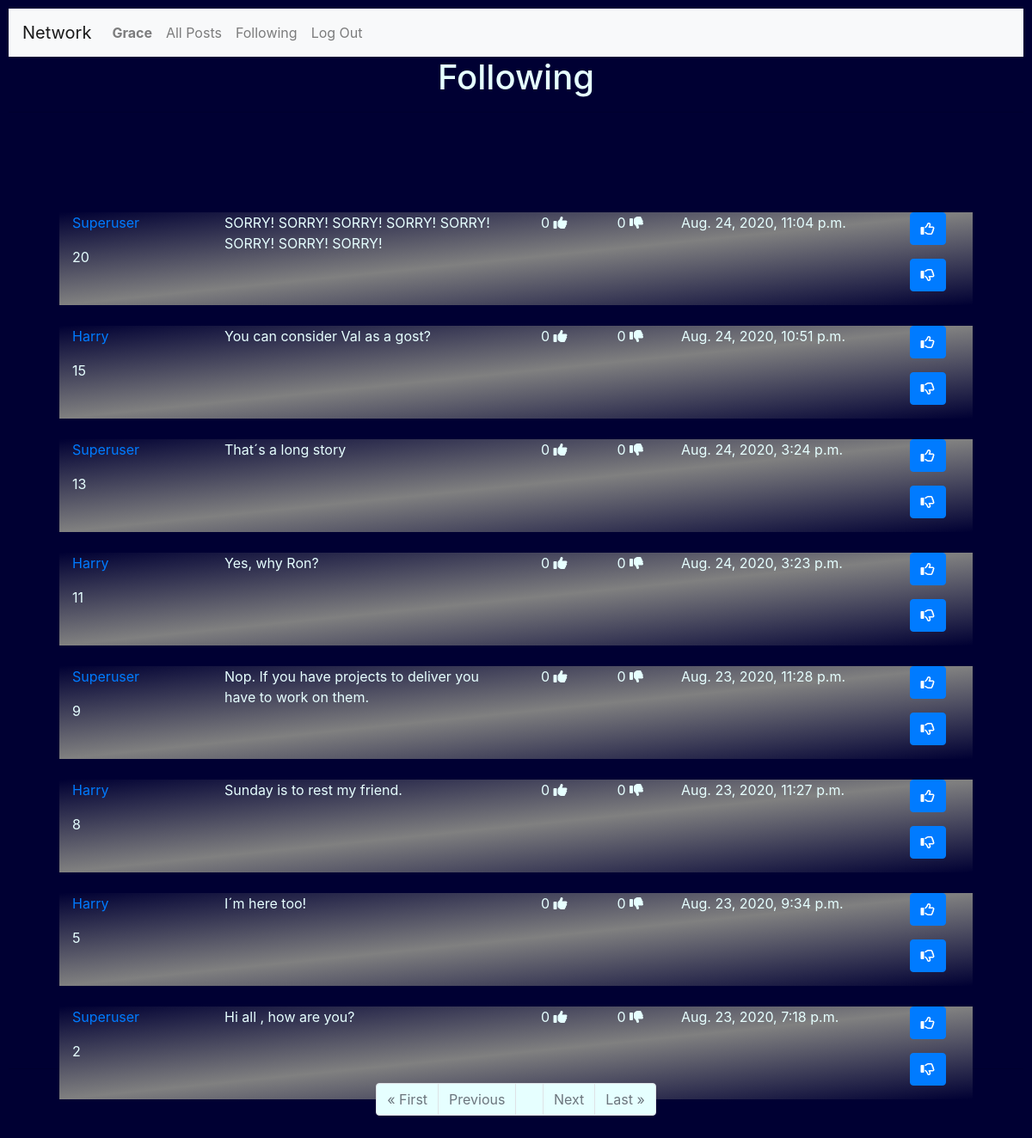
The page /following (signed in) on the database its author committed.
### network/models.py (models this page shows, shortened)
class User(AbstractUser):
    pass

class Posts(models.Model):
    User = models.ForeignKey('User', on_delete = models.CASCADE)
    Post = models.TextField(max_length=255)
    Date = models.DateTimeField(auto_now_add=True)
    Likes = models.IntegerField(blank=True, null=True)
    Unlikes = models.IntegerField(blank=True, null=True)

### network/views.py (the view)
# urls.py: path("following", views.following_view, name="following"),
@login_required
def following_view(request):
    FPL = []
    profile= []
    following = []
    posts = []
    postchoose = []
    if request.user.is_authenticated:
          posts = Posts.objects.all().order_by('-Date')
          user = request.user.id
          username = request.user.username
          seguindo = Profile.objects.filter(Follower=user)
          print(user, username )
          for row in posts:
              for s in seguindo:
                  if row.User == s.User:
                      FPL.append(row)
          paginator = Paginator(FPL, 10)
          page_number = request.GET.get('page')
          page_itens = paginator.get_page(page_number)
          print("FOLLOWING PAGE")
          print(paginator.count , paginator.num_pages )
          print(page_itens)
    else:
        context={
            "Message": "Please Login or join our Network",
        }
        return render(request, "network/login.html", context)
    context = {
         "page_obj" : page_itens,
         "NewPostForm":NewPostForm(),
    }
    return render(request, "network/following.html", context)

### network/templates/network/following.html (shortened to what this page needs)
{% extends "network/layout.html" %}
{% load static %}
{% block body %}
  <h1>Following </h1>
  <hr>
{% if page_obj|length > 0 %}
        {% for Post in page_obj %}
            <div class="container" style="width:90%; position:relative; top:100px;background-image: linear-gradient(to top left, #000033, gray,	 #000033 );">
                <div class="row"  width="1700px">
                    <div class="col-lg-2">
                        <p><a href= "{% url 'network:profile' Post.User %}"  >  {{Post.User |title}} </a>
                        <p>  {{Post.id}}</p>
                    </div>
                    <div class="col-lg-4">
                         <p> {{Post.Post}} </p>
                    </div>
                    <div class="col-lg-1" style="text-align: center;">
                         {%if Post.Likes == None%}
                             <p> 0 <i class="fas fa-thumbs-up"></i></p>
                         {% else %}
                              <p> {{ Post.Likes }}  <i class="fas fa-thumbs-up"></i></p>
                         {% endif %}
                    </div>
                    <div class="col-lg-1" style="text-align: center;">
                         {%if Post.Unlikes  == None%}
                              <p> 0  <i class="fas fa-thumbs-down"></i></p>
                         {% else %}
                              <p> {{ Post.Unlikes }}  <i class="fas fa-thumbs-down"></i></p>
                          {% endif %}
                    </div>
                    <div class="col-lg-3">
                       <p> {{Post.Date}} </p>
                    </div>
                    <div class="col-lg-1">
                       <p> <button class="btn btn-primary" id="likes-{{Post.id}}" onclick="likepost({{Post.id}},'profile')">
                            <i class="far fa-thumbs-up"></i>
                           </button></p>
                       <p> <button class="btn btn-primary" id="unlikes-{{Post.id}}" onclick="unlikepost({{Post.id}},'profile')">
                            <i class="far fa-thumbs-down"></i>
                           </button></p>
                    </div>
                </div>
            </div>
            <br>
        {% endfor %}
        <br>
        <hr>
        <form>
           <div class="container" >
              <ul class="pagination justify-content-center"  >
                  {% if page_obj.has_previous %}
                            <li class="page-item"><a href="?page=1" class="page-link" style="background-color:#e6ffff;">&laquo; First</a></li>
                            <li class="page-item"><a href="?page={{ page_obj.previous_page_number }}" class="page-link" style="background-color:#e6ffff;">Previous</a></li>
                  {% else %}
                        <li class="page-item disabled"><a class="page-link" style="background-color:#e6ffff;">&laquo; First</a></li>
                        <li class="page-item disabled"><a class="page-link" style="background-color:#e6ffff;">Previous</a></li>
                  {% endif %}
                  {% if page_obj.number %}
                        <li class="page-item"><a class="page-link" style="background-color:#e6ffff;">{{ page_obj.number }}</a></li>
                  {% else %}
                        <li class="page-item"><a class="page-link" style="background-color:#e6ffff;">0</a></li>
                  {% endif %}
                  {% if page_obj.has_next %}
                        <li class="page-item"><a href="?page={{ page_obj.next_page_number }}" class="page-link" style="background-color:#e6ffff;">Next</a></li>
                        <li class="page-item"><a href="?page={{ page_obj.paginator.num_pages }}" class="page-link" style="background-color:#e6ffff;">Last &raquo;</a></li>
                  {% else %}
                        <li class="page-item disabled"><a class="page-link" style="background-color:#e6ffff;">Next</a></li>
                        <li class="page-item disabled"><a class="page-link" style="background-color:#e6ffff;">Last &raquo;</a></li>
                  {% endif %}
            </ul>
          </div>
        </form>
    {% endif %}
    {% endblock %}

### network/templates/network/layout.html (shortened to what this page needs)
{% load static %}
<!DOCTYPE html>
<html lang="en">
    <head>
        <link rel="stylesheet" href="https://stackpath.bootstrapcdn.com/bootstrap/4.4.1/css/bootstrap.min.css">
        <link rel="stylesheet" href="https://cdnjs.cloudflare.com/ajax/libs/font-awesome/4.7.0/css/font-awesome.min.css">
        <link href="{% static 'network/styles.css' %}" rel="stylesheet">
    </head>
    <body>
        <nav class="navbar navbar-expand-lg navbar-light bg-light" >
            <a class="navbar-brand" href="#">Network</a>
            <div style="color : #000033;">
              <ul class="navbar-nav mr-auto">
                {% if user.is_authenticated %}
                    <li class="nav-item">
                        <a class="nav-link" href="{% url 'network:profile' user.username  %}"><strong>{{ user.username |title}}</strong></a>
                    </li>
                {% endif %}
                <li class="nav-item">
                  <a class="nav-link" href="{% url 'network:index' %}">All Posts</a>
                </li>
                {% if user.is_authenticated %}
                    <li class="nav-item">
                        <a class="nav-link" href="{% url 'network:following' %}">Following</a>
                    </li>
                    <li class="nav-item">
                        <a class="nav-link" href="{% url 'network:logout' %}">Log Out</a>
                    </li>
                {% endif %}
              </ul>
            </div>
          </nav>
        <div class="body">
            {% block body %}
            {% endblock %}
        </div>
    </body>
</html>

### network/static/network/styles.css (style rules this page uses)
body { padding: 10px; color: #e6ffff ; background-color: #000033; background-position: center; background-repeat: no-repeat; background-size: cover; height: 100%; width: 100%; }
h1 { text-align: center; }

### rows shown on the page
User: username "Grace"
Posts: User "Superuser", id "20", Post "SORRY! SORRY! SORRY! SORRY! SORRY! SORRY! SORRY! SORRY!", Date "Aug. 24, 2020, 11:04 p.m."
Posts: User "Harry", id "15", Post "You can consider Val as a gost?", shows "0", Date "Aug. 24, 2020, 10:51 p.m."
Posts: User "Superuser", id "13", Post "That´s a long story", shows "0", Date "Aug. 24, 2020, 3:24 p.m."
Posts: User "Harry", id "11", Post "Yes, why Ron?", shows "0", Date "Aug. 24, 2020, 3:23 p.m."
Posts: User "Superuser", id "9", Post "Nop. If you have projects to deliver you have to work on them.", shows "0", Date "Aug. 23, 2020, 11:28 p.m."
Posts: User "Harry", id "8", Post "Sunday is to rest my friend.", shows "0", Date "Aug. 23, 2020, 11:27 p.m."
Posts: User "Harry", id "5", Post "I´m here too!", shows "0", Date "Aug. 23, 2020, 9:34 p.m."
Posts: User "Superuser", id "2", Post "Hi all , how are you?", shows "0", Date "Aug. 23, 2020, 7:18 p.m."
